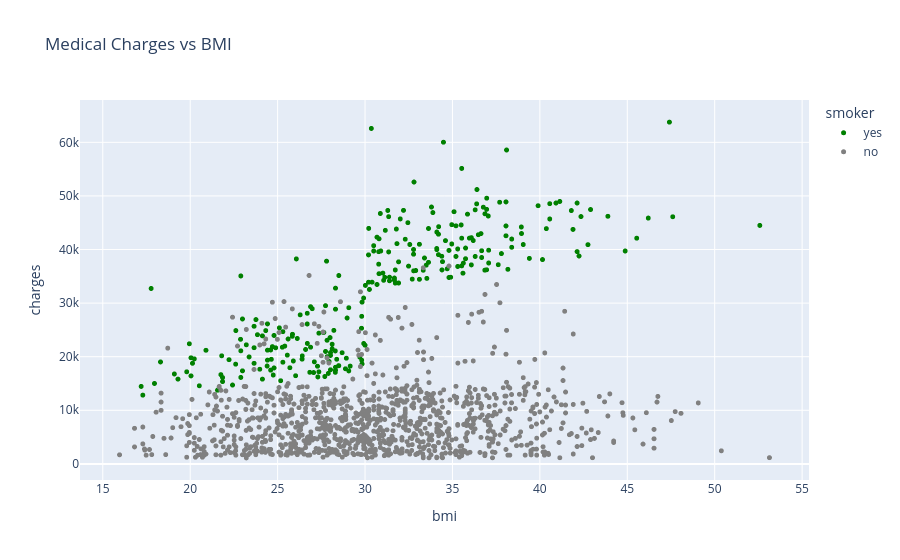

This figure's notebook cell:
### Code cell
fig = px.scatter(
    medical_df,
    x='bmi',
    y='charges',
    color='smoker',
    title='Medical Charges vs BMI',
    color_discrete_sequence=['green', 'grey'],
    hover_data=['age', 'sex', 'region', 'children']
)
fig.update_traces(marker_size=5)
fig.show()

### Figure 1 — Plotly figure (JSON) as saved in the notebook; plotly's stock layout.template omitted (floating-point values rounded to 4 significant figures; data arrays with more than 128 entries replaced by an {"elided": "..."} marker saying what was removed)
{"data": [{"customdata": {"elided": "274x4 mixed values"}, "hovertemplate": "smoker=yes<br>bmi=%{x}<br>charges=%{y}<br>age=%{customdata[0]}<br>sex=%{customdata[1]}<br>region=%{customdata[2]}<br>children=%{customdata[3]}<extra></extra>", "legendgroup": "yes", "marker": {"color": "green", "size": 5, "symbol": "circle"}, "mode": "markers", "name": "yes", "showlegend": true, "type": "scattergl", "x": {"elided": "274 float values"}, "xaxis": "x", "y": {"elided": "274 float values"}, "yaxis": "y"}, {"customdata": {"elided": "1064x4 mixed values"}, "hovertemplate": "smoker=no<br>bmi=%{x}<br>charges=%{y}<br>age=%{customdata[0]}<br>sex=%{customdata[1]}<br>region=%{customdata[2]}<br>children=%{customdata[3]}<extra></extra>", "legendgroup": "no", "marker": {"color": "grey", "size": 5, "symbol": "circle"}, "mode": "markers", "name": "no", "showlegend": true, "type": "scattergl", "x": {"elided": "1064 float values"}, "xaxis": "x", "y": {"elided": "1064 float values"}, "yaxis": "y"}], "layout": {"legend": {"title": {"text": "smoker"}, "tracegroupgap": 0}, "title": {"text": "Medical Charges vs BMI"}, "xaxis": {"anchor": "y", "domain": [0, 1], "title": {"text": "bmi"}}, "yaxis": {"anchor": "x", "domain": [0, 1], "title": {"text": "charges"}}}}
